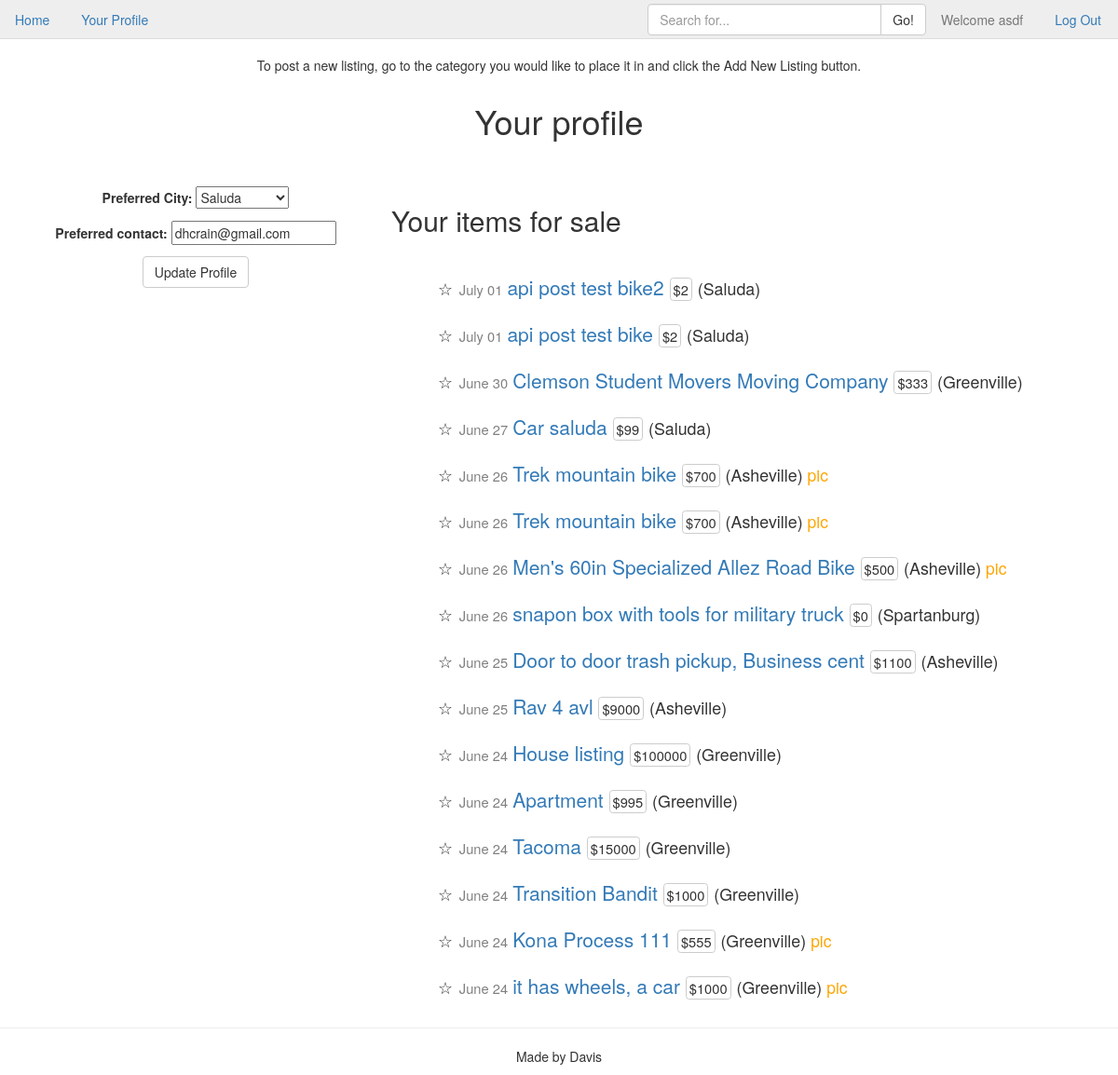
Page /register/profile/ (signed in) on the earlier database version.
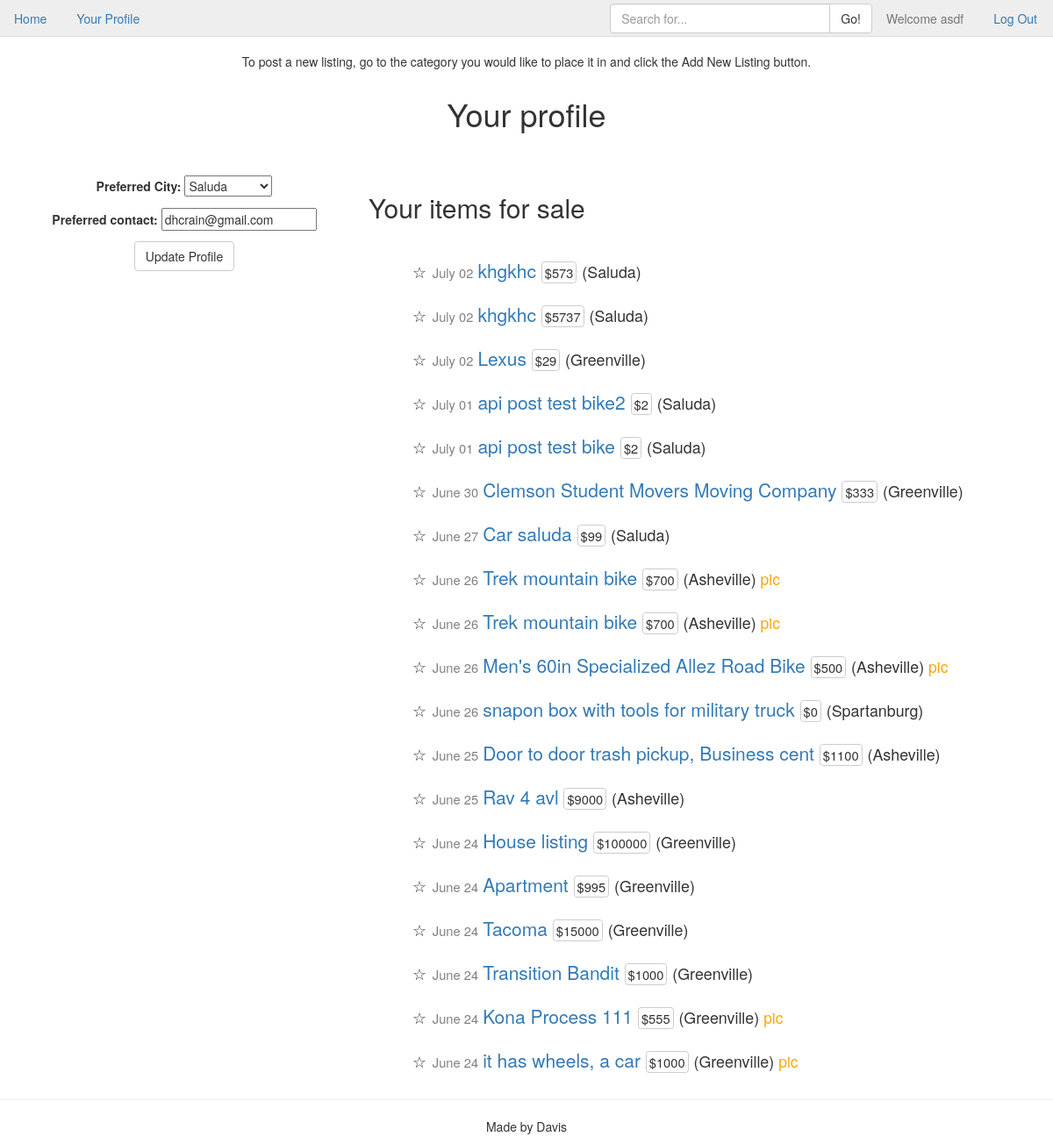
Same page on the later database version.
### cl_app/models.py (models this page shows, shortened)
class Listing(models.Model):
    user = models.ForeignKey('auth.User')
    listing_city = models.ForeignKey(City)
    category = models.ForeignKey(ListingType)
    title = models.CharField(max_length=40)
    price = models.IntegerField()
    description = models.TextField()
    photo = models.ImageField(upload_to="listing_photos", null=True, blank=True, verbose_name="Listing Photo")
    created = models.DateTimeField(auto_now_add=True)
    class Meta:
        ordering = ['-created']

class City(models.Model):
    city = models.CharField(max_length=20)
    def __str__(self):
        return self.city

### cl_app/views.py (the view)
# urls.py: url(r'^register/profile/$', ProfileView.as_view(), name='profile_view'),
class ProfileView(LoginRequiredMixin, UpdateView):
    fields = ['profile_city', 'preferred_contact']
    success_url = reverse_lazy("index_view")
    def get_object(self, queryset=None):
        return self.request.user.profile
    def get_context_data(self, **kwargs):
        context = super().get_context_data(**kwargs)
        context['user_listings'] = Listing.objects.filter(user=self.request.user)
        return context

### templates/cl_app/profile_form.html (shortened to what this page needs)
{% extends "base.html" %}
{% block body %}
    <h1 class="text-center">Your profile</h1>
    <br>
    <br>
    <div class="row">
        <div class="col-md-4">
            <form class="form-center text-center" action="" method="post">
                {{ form.as_p }}
                <input class="btn btn-default" type="submit" name="updateprofile" value="Update Profile">
            </form>
        </div>
        <div class="col-md-8">
            <h2>Your items for sale</h2>
            <br>
            {% for item in user_listings %}
            <div class="row listing-list">
                <p><small>&#9734;</small>
                    <span class="time">{{ item.created|date:"N d" }} </span>
                    <a href="{% url 'listing_detail_view' item.pk %}">{{ item.title }} </a>
                    <span class="price">${{ item.price }}</span>
                    <small>({{ item.listing_city }}) </small>
                    {% if item.photo %}
                    <span class="pic">pic</span>
                    {% endif %}
                </p>
            </div>
            {% empty %}
            <h4>Sorry, no items in this list.</h4>
            {% endfor %}
        </div>
    </div>
{% endblock %}

Differences in the rows shown:
added Listing: created "July 02", title "khgkhc", price "573", listing_city "Saluda"
added Listing: created "July 02", title "khgkhc", price "5737", listing_city "Saluda"
added Listing: created "July 02", title "Lexus", price "29", listing_city "Greenville"
